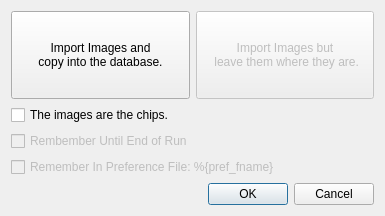
<?xml version="1.0" encoding="UTF-8"?>
<ui version="4.0">
 <class>Dialog</class>
 <widget class="QDialog" name="Dialog">
  <property name="geometry">
   <rect>
    <x>0</x>
    <y>0</y>
    <width>385</width>
    <height>208</height>
   </rect>
  </property>
  <property name="windowTitle">
   <string>Dialog</string>
  </property>
  <layout class="QVBoxLayout" name="verticalLayout_2">
   <item>
    <layout class="QVBoxLayout" name="verticalLayout">
     <item>
      <layout class="QHBoxLayout" name="horizontalLayout">
       <item>
        <widget class="QPushButton" name="pushButton">
         <property name="minimumSize">
          <size>
           <width>0</width>
           <height>88</height>
          </size>
         </property>
         <property name="text">
          <string>Import Images and 
copy into the database.</string>
         </property>
        </widget>
       </item>
       <item>
        <widget class="QPushButton" name="pushButton_2">
         <property name="enabled">
          <bool>false</bool>
         </property>
         <property name="minimumSize">
          <size>
           <width>0</width>
           <height>88</height>
          </size>
         </property>
         <property name="text">
          <string>Import Images but
 leave them where they are.</string>
         </property>
        </widget>
       </item>
      </layout>
     </item>
    </layout>
   </item>
   <item>
    <widget class="QCheckBox" name="checkBox_3">
     <property name="text">
      <string>The images are the chips. </string>
     </property>
    </widget>
   </item>
   <item>
    <widget class="QCheckBox" name="checkBox">
     <property name="enabled">
      <bool>false</bool>
     </property>
     <property name="text">
      <string>Rembember Until End of Run</string>
     </property>
    </widget>
   </item>
   <item>
    <widget class="QCheckBox" name="checkBox_2">
     <property name="enabled">
      <bool>false</bool>
     </property>
     <property name="text">
      <string>Remember In Preference File: %{pref_fname}</string>
     </property>
    </widget>
   </item>
   <item>
    <widget class="QDialogButtonBox" name="buttonBox">
     <property name="orientation">
      <enum>Qt::Horizontal</enum>
     </property>
     <property name="standardButtons">
      <set>QDialogButtonBox::Cancel|QDialogButtonBox::Ok</set>
     </property>
    </widget>
   </item>
  </layout>
 </widget>
 <resources/>
 <connections>
  <connection>
   <sender>buttonBox</sender>
   <signal>accepted()</signal>
   <receiver>Dialog</receiver>
   <slot>accept()</slot>
   <hints>
    <hint type="sourcelabel">
     <x>248</x>
     <y>254</y>
    </hint>
    <hint type="destinationlabel">
     <x>157</x>
     <y>274</y>
    </hint>
   </hints>
  </connection>
  <connection>
   <sender>buttonBox</sender>
   <signal>rejected()</signal>
   <receiver>Dialog</receiver>
   <slot>reject()</slot>
   <hints>
    <hint type="sourcelabel">
     <x>316</x>
     <y>260</y>
    </hint>
    <hint type="destinationlabel">
     <x>286</x>
     <y>274</y>
    </hint>
   </hints>
  </connection>
 </connections>
</ui>
